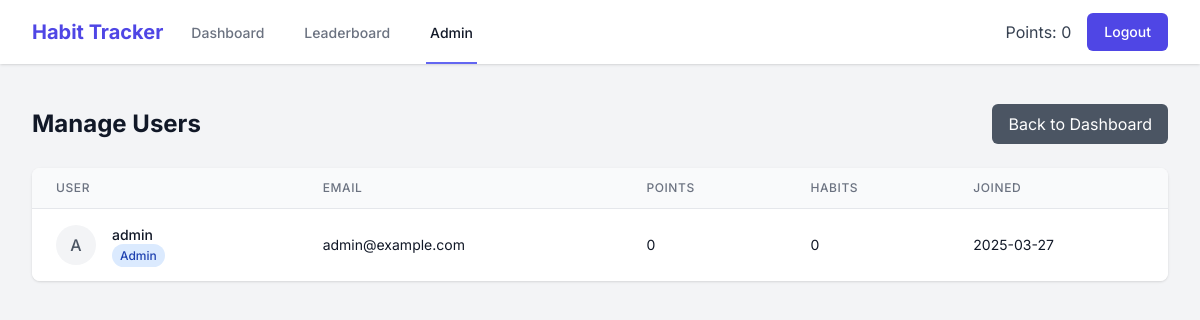
The app's page /admin/users (signed in) with its own data.
### models.py (models this page shows, shortened)
class User(UserMixin, db.Model):
    id = db.Column(db.Integer, primary_key=True)
    username = db.Column(db.String(80), unique=True, nullable=False)
    email = db.Column(db.String(120), unique=True, nullable=False)
    password_hash = db.Column(db.String(128))
    points = db.Column(db.Integer, default=0)
    is_admin = db.Column(db.Boolean, default=False)
    created_at = db.Column(db.DateTime, default=datetime.utcnow)
    user_habits = db.relationship('UserHabit', backref='user', lazy=True)

### app.py (the view)
@app.route('/admin/users')
@login_required
@admin_required
def admin_users():
    users = User.query.all()
    return render_template('admin/users.html', users=users)

### app.py (called while the page is built)
def admin_required(f):
    @wraps(f)
    def decorated_function(*args, **kwargs):
        if not current_user.is_authenticated or not current_user.is_admin:
            flash('You need to be an admin to access this page.', 'error')
            return redirect(url_for('dashboard'))
        return f(*args, **kwargs)
    return decorated_function

@login_manager.user_loader
def load_user(user_id):
    return User.query.get(int(user_id))

@app.after_request
def add_security_headers(response):
    response.headers['Content-Security-Policy'] = "default-src 'self'; script-src 'self' 'unsafe-inline' 'unsafe-eval' https://cdn.jsdelivr.net https://cdn.tailwindcss.com; style-src 'self' 'unsafe-inline' https://fonts.googleapis.com; font-src 'self' https://fonts.gstatic.com; img-src 'self' data:; connect-src 'self'"
    return response

### templates/admin/users.html (shortened to what this page needs)
{% extends "base.html" %}
{% block content %}
<div class="max-w-7xl mx-auto px-4 sm:px-6 lg:px-8">
    <div class="flex justify-between items-center mb-6">
        <h1 class="text-2xl font-bold text-gray-900">Manage Users</h1>
        <a href="{{ url_for('admin_dashboard') }}" class="bg-gray-600 text-white px-4 py-2 rounded-md hover:bg-gray-700 focus:outline-none focus:ring-2 focus:ring-gray-500 focus:ring-offset-2">
            Back to Dashboard
        </a>
    </div>
    <div class="bg-white shadow rounded-lg overflow-hidden">
        <table class="min-w-full divide-y divide-gray-200">
            <thead class="bg-gray-50">
                <tr>
                    <th class="px-6 py-3 text-left text-xs font-medium text-gray-500 uppercase tracking-wider">User</th>
                    <th class="px-6 py-3 text-left text-xs font-medium text-gray-500 uppercase tracking-wider">Email</th>
                    <th class="px-6 py-3 text-left text-xs font-medium text-gray-500 uppercase tracking-wider">Points</th>
                    <th class="px-6 py-3 text-left text-xs font-medium text-gray-500 uppercase tracking-wider">Habits</th>
                    <th class="px-6 py-3 text-left text-xs font-medium text-gray-500 uppercase tracking-wider">Joined</th>
                </tr>
            </thead>
            <tbody class="bg-white divide-y divide-gray-200">
                {% for user in users %}
                <tr>
                    <td class="px-6 py-4 whitespace-nowrap">
                        <div class="flex items-center">
                            <div class="flex-shrink-0 h-10 w-10">
                                <div class="h-10 w-10 rounded-full bg-gray-100 flex items-center justify-center">
                                    <span class="text-gray-600 font-medium">{{ user.username[0].upper() }}</span>
                                </div>
                            </div>
                            <div class="ml-4">
                                <div class="text-sm font-medium text-gray-900">{{ user.username }}</div>
                                <div class="text-sm text-gray-500">
                                    {% if user.is_admin %}
                                    <span class="px-2 py-1 text-xs font-medium rounded-full bg-blue-100 text-blue-800">Admin</span>
                                    {% else %}
                                    <span class="px-2 py-1 text-xs font-medium rounded-full bg-gray-100 text-gray-800">User</span>
                                    {% endif %}
                                </div>
                            </div>
                        </div>
                    </td>
                    <td class="px-6 py-4 whitespace-nowrap">
                        <div class="text-sm text-gray-900">{{ user.email }}</div>
                    </td>
                    <td class="px-6 py-4 whitespace-nowrap">
                        <div class="text-sm text-gray-900">{{ user.points }}</div>
                    </td>
                    <td class="px-6 py-4 whitespace-nowrap">
                        <div class="text-sm text-gray-900">{{ user.habits|length }}</div>
                    </td>
                    <td class="px-6 py-4 whitespace-nowrap">
                        <div class="text-sm text-gray-900">{{ user.created_at.strftime('%Y-%m-%d') }}</div>
                    </td>
                </tr>
                {% else %}
                <tr>
                    <td colspan="5" class="px-6 py-4 text-center text-gray-500">No users found.</td>
                </tr>
                {% endfor %}
            </tbody>
        </table>
    </div>
</div>
{% endblock %}

### templates/base.html (shortened to what this page needs)
<!DOCTYPE html>
<html lang="en">
<head>
    <script src="https://cdn.tailwindcss.com"></script>
</head>
<body class="bg-gray-100">
    {% if current_user.is_authenticated %}
    <nav class="bg-white shadow">
        <div class="max-w-7xl mx-auto px-4 sm:px-6 lg:px-8">
            <div class="flex justify-between h-16">
                <div class="flex">
                    <div class="flex-shrink-0 flex items-center">
                        <a href="{{ url_for('dashboard') }}" class="text-xl font-bold text-indigo-600">
                            Habit Tracker
                        </a>
                    </div>
                    <div class="hidden sm:ml-6 sm:flex sm:space-x-8">
                        <a href="{{ url_for('dashboard') }}"
                            class="{% if request.endpoint == 'dashboard' %}border-indigo-500 text-gray-900{% else %}border-transparent text-gray-500 hover:border-gray-300 hover:text-gray-700{% endif %} inline-flex items-center px-1 pt-1 border-b-2 text-sm font-medium">
                            Dashboard
                        </a>
                        <a href="{{ url_for('leaderboard') }}"
                            class="{% if request.endpoint == 'leaderboard' %}border-indigo-500 text-gray-900{% else %}border-transparent text-gray-500 hover:border-gray-300 hover:text-gray-700{% endif %} inline-flex items-center px-1 pt-1 border-b-2 text-sm font-medium">
                            Leaderboard
                        </a>
                        {% if current_user.is_admin %}
                        <a href="{{ url_for('admin_dashboard') }}"
                            class="{% if request.endpoint.startswith('admin_') %}border-indigo-500 text-gray-900{% else %}border-transparent text-gray-500 hover:border-gray-300 hover:text-gray-700{% endif %} inline-flex items-center px-1 pt-1 border-b-2 text-sm font-medium">
                            Admin
                        </a>
                        {% endif %}
                    </div>
                </div>
                <div class="flex items-center">
                    <span class="text-gray-700 mr-4">Points: {{ current_user.points }}</span>
                    <a href="{{ url_for('logout') }}"
                        class="inline-flex items-center px-4 py-2 border border-transparent text-sm font-medium rounded-md text-white bg-indigo-600 hover:bg-indigo-700">
                        Logout
                    </a>
                </div>
            </div>
        </div>
    </nav>
    {% endif %}
    <main class="py-10">
        {% block content %}{% endblock %}
    </main>
</body>
</html>

### templates/base.html (style rules this page uses)
body { font-family: 'Inter', sans-serif; }

### records on screen
User: points "0", username "A", username "admin", is_admin "Admin", email "admin@example.com", habits|length "0", created_at "2025-03-27"
